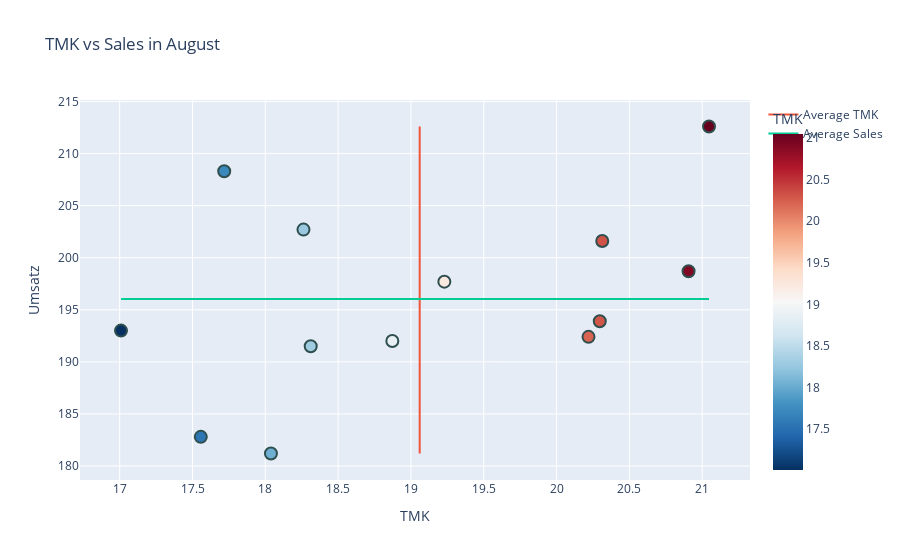

The cell this chart's notebook holds for it:
### Markdown cell above
##### Analysis of the month August

### Code cell
# month August 
august_data = sales_camping_wea_2010[sales_camping_wea_2010['Datum'].dt.month == 8].copy()

average_tmk_august = august_data['TMK'].mean()
average_sales_august = august_data['Umsatz'].mean()

fig = px.scatter(august_data, x='TMK', y='Umsatz', color='TMK',
                 hover_data={'Year': august_data['Datum'].dt.year}, 
                 color_continuous_scale='RdBu_r', 
                 title='TMK vs Sales in August')

# Lines for average Temperaure and average Sales
tmk_line = pd.DataFrame({'TMK': [average_tmk_august, average_tmk_august],
                         'Sales': [august_data['Umsatz'].min(), august_data['Umsatz'].max()],
                         'Line': ['Average TMK'] * 2})
sales_line = pd.DataFrame({'TMK': [august_data['TMK'].min(), august_data['TMK'].max()],
                           'Sales': [average_sales_august, average_sales_august],
                           'Line': ['Average Sales'] * 2})

fig.add_scatter(x=tmk_line['TMK'], y=tmk_line['Sales'], mode='lines', name='Average TMK')
fig.add_scatter(x=sales_line['TMK'], y=sales_line['Sales'], mode='lines', name='Average Sales')

fig.update_traces(marker=dict(size=12, line=dict(width=2, color='DarkSlateGrey')),
                  selector=dict(mode='markers'))

# fig.update_layout(
#     width=900,  
#     height=600,  
#)

fig.show()

### Figure 1 — Plotly figure (JSON) as saved in the notebook; plotly's stock layout.template omitted (floating-point values rounded to 4 significant figures)
{"data": [{"customdata": [[2010], [2011], [2012], [2013], [2014], [2015], [2016], [2017], [2018], [2019], [2020], [2021], [2022]], "hovertemplate": "TMK=%{marker.color}<br>Umsatz=%{y}<br>Year=%{customdata[0]}<extra></extra>", "legendgroup": "", "marker": {"color": [17.56, 18.04, 19.23, 18.87, 17.01, 20.31, 18.26, 18.31, 20.3, 20.22, 21.05, 17.72, 20.91], "coloraxis": "coloraxis", "line": {"color": "DarkSlateGrey", "width": 2}, "size": 12, "symbol": "circle"}, "mode": "markers", "name": "", "orientation": "v", "showlegend": false, "type": "scatter", "x": [17.56, 18.04, 19.23, 18.87, 17.01, 20.31, 18.26, 18.31, 20.3, 20.22, 21.05, 17.72, 20.91], "xaxis": "x", "y": [182.8, 181.2, 197.7, 192, 193, 201.6, 202.7, 191.5, 193.9, 192.4, 212.6, 208.3, 198.7], "yaxis": "y"}, {"mode": "lines", "name": "Average TMK", "type": "scatter", "x": [19.06, 19.06], "y": [181.2, 212.6]}, {"mode": "lines", "name": "Average Sales", "type": "scatter", "x": [17.01, 21.05], "y": [196.0, 196.0]}], "layout": {"coloraxis": {"colorbar": {"title": {"text": "TMK"}}, "colorscale": [[0, "rgb(5,48,97)"], [0.1, "rgb(33,102,172)"], [0.2, "rgb(67,147,195)"], [0.3, "rgb(146,197,222)"], [0.4, "rgb(209,229,240)"], [0.5, "rgb(247,247,247)"], [0.6, "rgb(253,219,199)"], [0.7, "rgb(244,165,130)"], [0.8, "rgb(214,96,77)"], [0.9, "rgb(178,24,43)"], [1, "rgb(103,0,31)"]]}, "legend": {"tracegroupgap": 0}, "title": {"text": "TMK vs Sales in August"}, "xaxis": {"anchor": "y", "domain": [0, 1], "title": {"text": "TMK"}}, "yaxis": {"anchor": "x", "domain": [0, 1], "title": {"text": "Umsatz"}}}}
